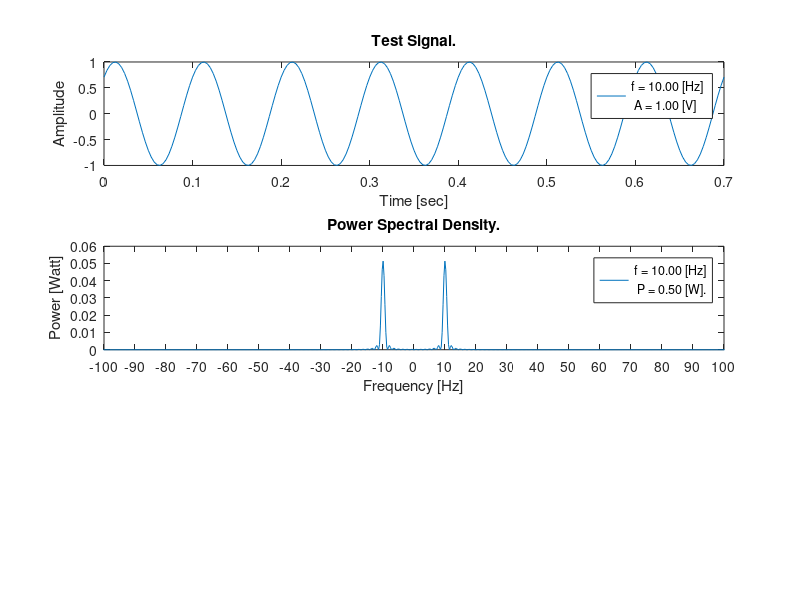

The MATLAB script that drew this image: (Note: this script raises an error after producing the figure.)
% Script comparing Discrete Fourier Transform implementations.
% Author: Chris B. Kirov
% Date: 08.11.2017
clc; clear; close all;

% Signal parameters
A = 1;                                                                     % signal amplitude.
P = A^2 / 2;                                                          % signal power = \frac{1}{T}\int_0^T { x{^2}(t) dt}.
f = 10;                                                                    % frequency of the signal 10 Hz.
theta = 0.25 * pi;                                                   % initial phase of the signal.     
measurement_rate = f * 30;                                % Nyquist Shannon Theorem - rate of measurement >= 2 * f. 

nPeriods = 7;                                                        % number of periods to be displayed.
tBeg = 0;                                                               
tEnd = nPeriods * 1 / f;                                       
tStep = 1 / measurement_rate ;                           

t = tBeg : tStep : tEnd;               
x = A * sin(2 * pi * f * t + theta);                       % a sinusoidal signal with amplitude A= 1, f = 10 Hz and phase = pi / 4.
point_num = numel(x);

% Plot the test signal.
subplot(3, 1, 1)
plot(t, x);
xlabel('Time [sec]');
ylabel('Amplitude');
title('Test Signal.');
legend( sprintf( 'f = %.2f [Hz] \n A = %.2f [V]', f, A ) );

% Apply FFT and obtain spectrum of test signal.
freq_num = 2^10;                                                % Discretise the spectrum in 1024 frequencies.
bfft = fft(x, freq_num);                                        % built-in Discrete Fourier Transform.

bfft = fftshift(bfft);                                               % shift f(0) at the middle of the vector.            
                  
% Calculate signal power as frac{ X_k * X_k^{*} }{Frequency_Discretisation * Data_size}.                  
power = bfft .* conj(bfft) / (freq_num * point_num); 

% Frequency axis starts at: -f/2 ends at: f/2 and includes: n frequencies (even number).  
frequencies = measurement_rate * (-freq_num / 2 : freq_num/ 2 -1) / freq_num; 

subplot(3, 1, 2)
plot(frequencies, power);
xlabel('Frequency [Hz]');
axis([-10*f 10*f])
set(gca, 'XTick', [-10*f : f : 10*f]);
ylabel('Power [Watt]');
title('Power Spectral Density.')
legend( sprintf( 'f = %.2f [Hz]\n P = %.2f [W].', f ,P ) )

% Apply custom implementation of Discrete Fourier Transform.
cdft = myFourierTransform(x, freq_num);
cdft = fftshift(cdft);      
cpower = cdft .* conj(cdft) / (freq_num * point_num); 

subplot(3, 1, 3)
plot(frequencies, cpower);
xlabel('Frequency [Hz]');
axis([-10*f 10*f])
set(gca, 'XTick', [-10*f : f : 10*f]);
ylabel('Power [Watt]');
title('Power Spectral Density.')
legend( sprintf( 'f = %.2f [Hz]\n P = %.2f [W].', f, P ) )

error = abs( sum(cdft) - sum(bfft) )  
